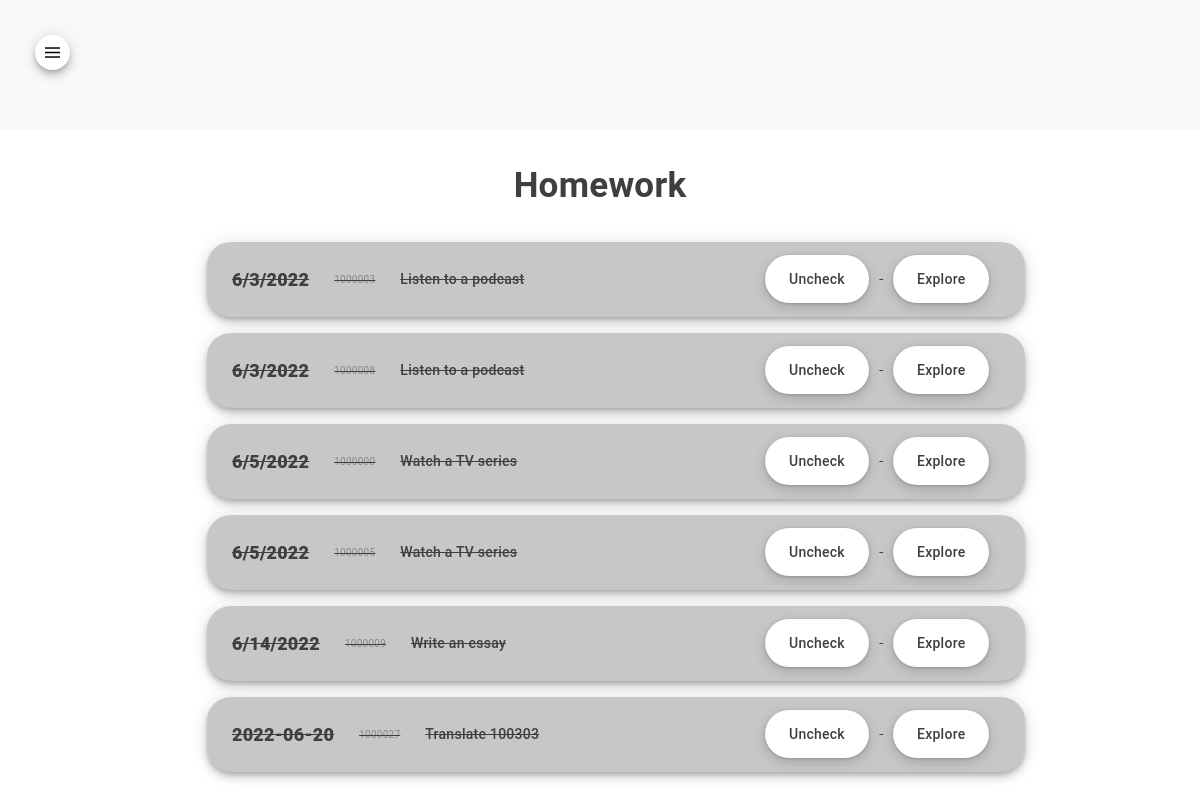
Screenshot of /check_homework.html (signed in) with the database file from the repository.
### nieszkolni_app/models.py (models this page shows)
class Curriculum(models.Model):
    item = models.IntegerField(primary_key=True)
    deadline_text = models.CharField(max_length=200, default="")
    deadline_number = models.IntegerField()
    name = models.CharField(max_length=200, default="")
    component_id = models.CharField(max_length=200, default="")
    component_type = models.CharField(max_length=200, default="")
    assignment_type = models.CharField(max_length=200, default="")
    title = models.CharField(max_length=200, default="")
    content = models.TextField(default="")
    matrix = models.CharField(max_length=200, default="")
    resources = models.TextField(default="")
    conditions = models.TextField(default="")
    status = models.CharField(max_length=200, default="uncompleted")
    completion_stamp = models.IntegerField(default=0)
    completion_date = models.IntegerField(default=0)
    submitting_user = models.CharField(max_length=200, default="")
    reference = models.IntegerField(default=0)

### nieszkolni_app/views.py (the view)
# urls.py: path('check_homework.html', views.check_homework, name="check_homework"),
@staff_member_required
def check_homework(request):
    if request.user.is_authenticated:
        first_name = request.user.first_name
        last_name = request.user.last_name
        current_user = first_name + " " + last_name
        current_client = CurrentClientsManager().current_client(current_user)
        uncompleted_assignments = CurriculumManager().display_uncompleted_assignments(current_client)
        completed_assignments = CurriculumManager().display_completed_assignments(current_client)
        if request.method == "POST":
            return render(request, "check_homework.html", {
                "uncompleted_assignments": uncompleted_assignments,
                "completed_assignments": completed_assignments
                })
        return render(request, "check_homework.html", {
                "uncompleted_assignments": uncompleted_assignments,
                "completed_assignments": completed_assignments
                })

### nieszkolni_folder/current_clients_manager.py (called while the page is built)
    def current_client(self, coach):
        with connection.cursor() as cursor:
            cursor.execute(f"SELECT name FROM nieszkolni_app_currentclient WHERE coach = '{coach}'")
            current_client = cursor.fetchone()
            if current_client is None:
                current_client = ""
            else:
                current_client = current_client[0]
            return current_client

### nieszkolni_folder/time_machine.py (called while the page is built)
    def today(self):
        return datetime.now().strftime(today_pattern)

    def date_to_number(self, date):
        if isinstance(date, str):
            end = datetime.strptime(date, today_pattern)
        else:
            end = datetime.strftime(date, today_pattern)
            end = datetime.strptime(end, today_pattern)
        start = "2000-01-01"
        start = datetime.strptime(start, today_pattern)
        difference = end - start
        return int(difference.days)

    def today_number(self):
        today = self.today()
        today_number = self.date_to_number(today)
        return today_number

### nieszkolni_app/templates/check_homework.html (shortened to what this page needs)
{% extends 'base.html' %}
{% block 'content' %}
<h1>Homework</h1>
<div class="list_container">
	<ul class="list">
		{% for completed_assignment in completed_assignments %}
			<form action="{% url 'assignment' %}" method="POST">
				<li class="list_item list_item_complted list_item_crossed">
					<div class="list_content">{{ completed_assignment.1 }}</div>
					<div class="list_content_small">{{ completed_assignment.0 }}</div>
					<div class="list_content_inside">{{ completed_assignment.7 }}</div>
					<div class="list_button">
						{% if completed_assignment.6 == 'reading' %}
						{% else %}
							<button type="submit" class="button_main" name="go_to" value="uncheck">Uncheck</button>
						{% endif %}
						<button type="submit" class="button_main" name="go_to" value="assignment">Explore</button>
					</div>
				</li>
			</form>
		{% endfor %}
	</ul>
</div>
{% include 'footer.html' %}
{% endblock %}

### nieszkolni_app/templates/base.html (shortened to what this page needs)
{% load user_agents %}
{% load static %}
{% if request|is_mobile %}
    <link href="https://cdn.jsdelivr.net/npm/bootstrap@5.1.3/dist/css/bootstrap.min.css" rel="stylesheet">
    <link rel="stylesheet" type="text/css" href="{% static 'styles.css' %}">
  </head>
<body>
  <nav class="navigation">
    {% if user.is_authenticated %}
    <div class="m_menu">
      <div>
          <button type="button" class="hamburger_menu" onclick="showHideHamburgerMenu()"><img src="{% static '/images/hamburger.png' %}" width="15" height="15"></button>
      </div>
    </div>
    {% else %}
    <li class="m_navigation_item">
      <a class="m_navigation_link" href="{% url 'login_user'%}">LOGIN</a>
    </li>
    {% endif %}
  </nav>
{% endif %}
  {% block 'content' %}
  {% endblock %}
  </body>
</html>

### nieszkolni_app/templates/footer.html
<footer>
	<div class="footer"></div>
</footer>

### nieszkolni_app/static/styles.css (style rules this page uses)
body { margin: 0px; }
.button_main { align-items: center; appearance: none; background-color: #fff; border-radius: 24px; border-style: none; box-shadow: rgba(0, 0, 0, .2) 0 3px 5px -1px,rgba(0, 0, 0, .14) 0 6px 10px 0,rgba(0, 0, 0, .12) 0 1px 18px 0; box-sizing: border-box; color: #3c4043; cursor: pointer; display: inline-flex; fill: currentcolor; font-family: "Google Sans",Roboto,Arial,sans-serif; font-size: 14px; font-weight: 500; height: 48px; justify-content: center; letter-spacing: .25px; line-height: normal; margin: 10px; max-width: 100%; overflow: visible; padding: 2px 24px; position: relative; text-align: center; text-decoration: none; text-transform: none; transition: box-shadow 280ms cubic-bezier(.4, 0, .2, 1),opacity 15ms linear 30ms,transform 270ms cubic-bezier(0, 0, .2, 1) 0ms; user-select: none; -webkit-user-select: none; touch-action: manipulation; width: auto; will-change: transform,opacity; z-index: 0; }
.button_main:not(:disabled) { box-shadow: rgba(60, 64, 67, .3) 0 1px 3px 0, rgba(60, 64, 67, .15) 0 4px 8px 3px; }
.list { list-style: none; }
.list_item { alignment-baseline: middle; appearance: none; background-color: #fff; border-radius: 24px; border-style: none; box-shadow: rgba(0, 0, 0, .2) 0 3px 5px -1px,rgba(0, 0, 0, .14) 0 6px 10px 0,rgba(0, 0, 0, .12) 0 1px 18px 0; box-sizing: border-box; color: #3c4043; display: flex; fill: currentcolor; font-family: "Google Sans", Roboto, Arial, sans-serif; font-size: 14px; font-weight: 500; line-height: 75px; letter-spacing: .25px; margin-left: auto; margin-right: auto; margin-top: 15px; margin-bottom: 15px; max-width: 90%; padding: 0px 25px 0px 25px; position: relative; text-decoration: none; text-transform: none; transition: box-shadow 280ms cubic-bezier(.4, 0, .2, 1), opacity 15ms linear 30ms, transform 270ms cubic-bezier(0, 0, .2, 1) 0ms; touch-action: manipulation; user-select: none; width: 70%; will-change: transform, opacity; z-index: 0; overflow:hidden; white-space:no-wrap; text-overflow:ellipsis; }
.list_content { display: inline-flex; color: #3c4043; font-size: 18px; font-weight: 850; }
.list_content_small { display: inline-flex; color: #81898F; font-size: 10px; font-weight: 400; margin-left: 25px; }
.list_content_inside { display: inline-flex; margin-left: 25px; }
.list_button { margin-left: auto; }
.list_item_complted { background-color: #C7C7C7; }
.list_item_crossed { text-decoration: line-through; }
.footer { display: flex; height: 150px; width: 100%; bottom: 0; left: 0; }
.navigation { background-color: #f9f9f9; padding: 35px 0px 35px 0px; margin-bottom: 35px; }
h1 { color: #3c4043; font-family: "Google Sans", Roboto, Arial, sans-serif; font-size: 35px; font-weight: 750; letter-spacing: .25px; margin-bottom: 35px; text-align: center; }
.m_menu { display: inline-block; margin-bottom: 10px; }
.hamburger_menu { background-color: #fff; border-radius: 24px; border-style: none; box-shadow: rgba(0, 0, 0, .2) 0 3px 5px -1px,rgba(0, 0, 0, .14) 0 6px 10px 0,rgba(0, 0, 0, .12) 0 1px 18px 0; cursor: default; margin-bottom: 15px; margin-left: 35px; padding: 10px; }

### rows the page displays
Curriculum: deadline_text "6/3/2022", item "1000003", title "Listen to a podcast"
Curriculum: deadline_text "6/3/2022", item "1000008", title "Listen to a podcast"
Curriculum: deadline_text "6/5/2022", item "1000000", title "Watch a TV series"
Curriculum: deadline_text "6/5/2022", item "1000005", title "Watch a TV series"
Curriculum: deadline_text "6/14/2022", item "1000009", title "Write an essay"
Curriculum: deadline_text "2022-06-20", item "1000027", title "Translate 100303"
